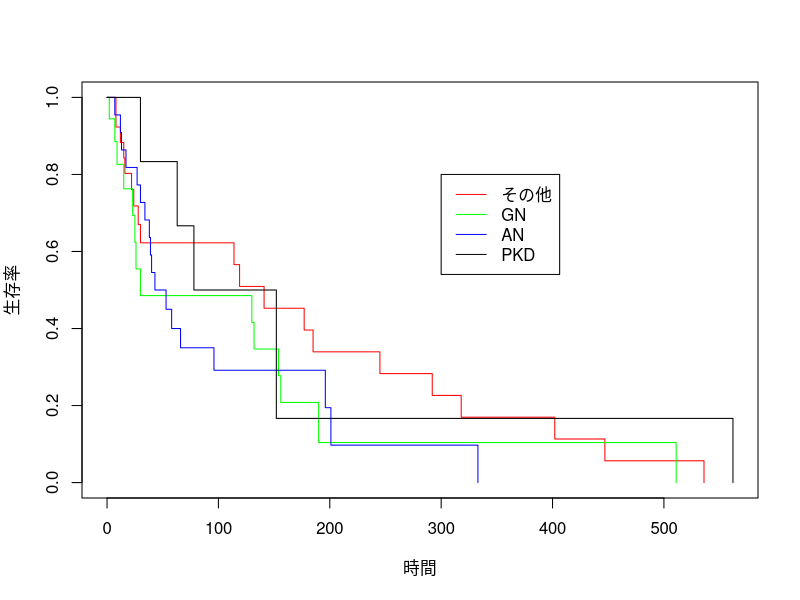

Generate this figure with R:
# Load libraries
library(survival)

# Clear Working Memory
rm(list = ls())

# Setting Japanese font (for MacOSX)
# par(family= "HiraKakuProN-W3")

# Chapter2 e.g.20
# kidneyデータセットでの生存時間解析(2)
fit <- survfit(Surv(time, status) ~ disease, data = kidney)
plot(fit, xlab = "時間", ylab = "生存率",
     col = c("red", "green", "blue", "black"))
legend(300, 0.8,
       legend = c("その他", "GN", "AN", "PKD"),
       lty = 1,
       col = c("red", "green", "blue", "black"))